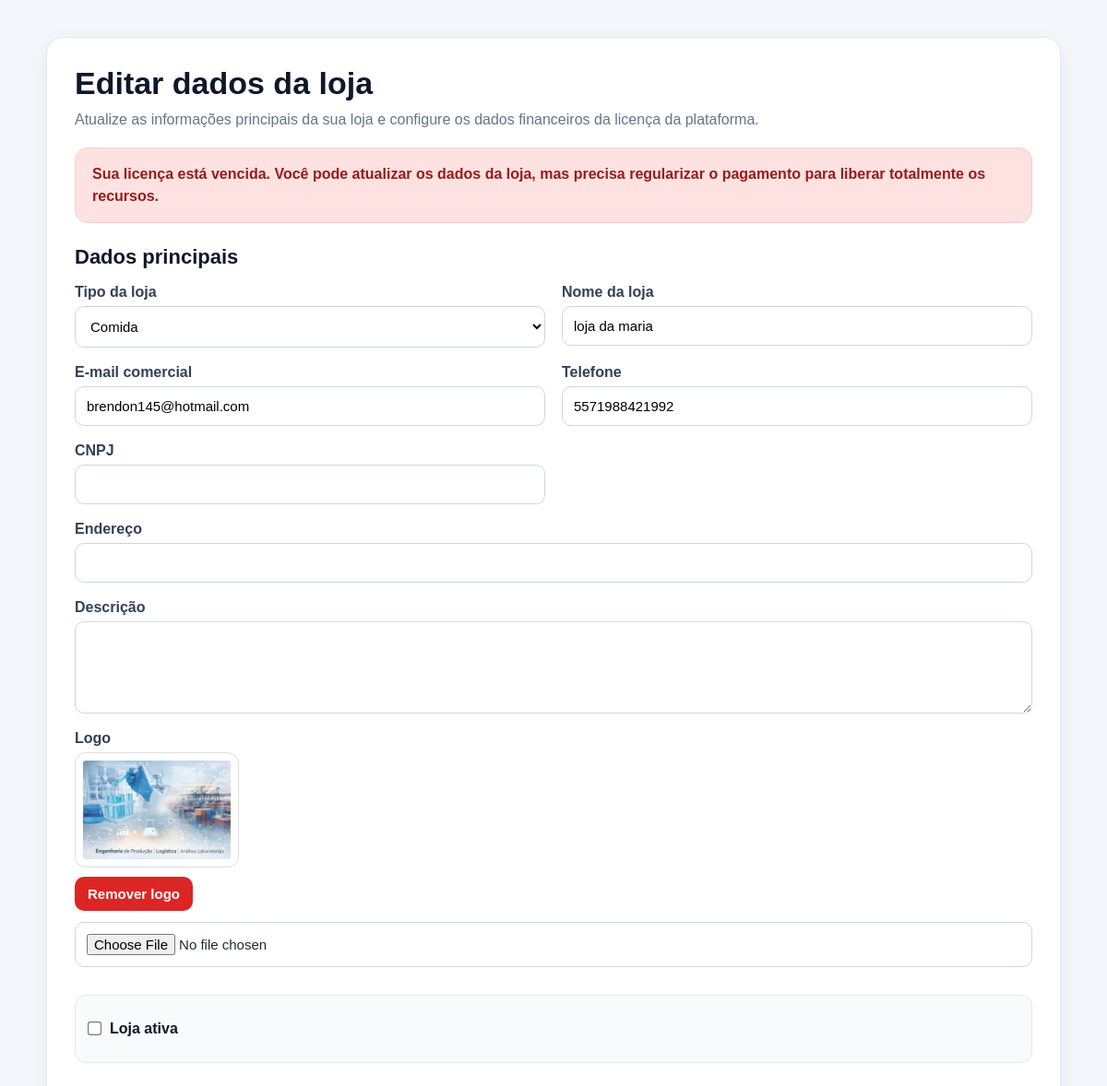
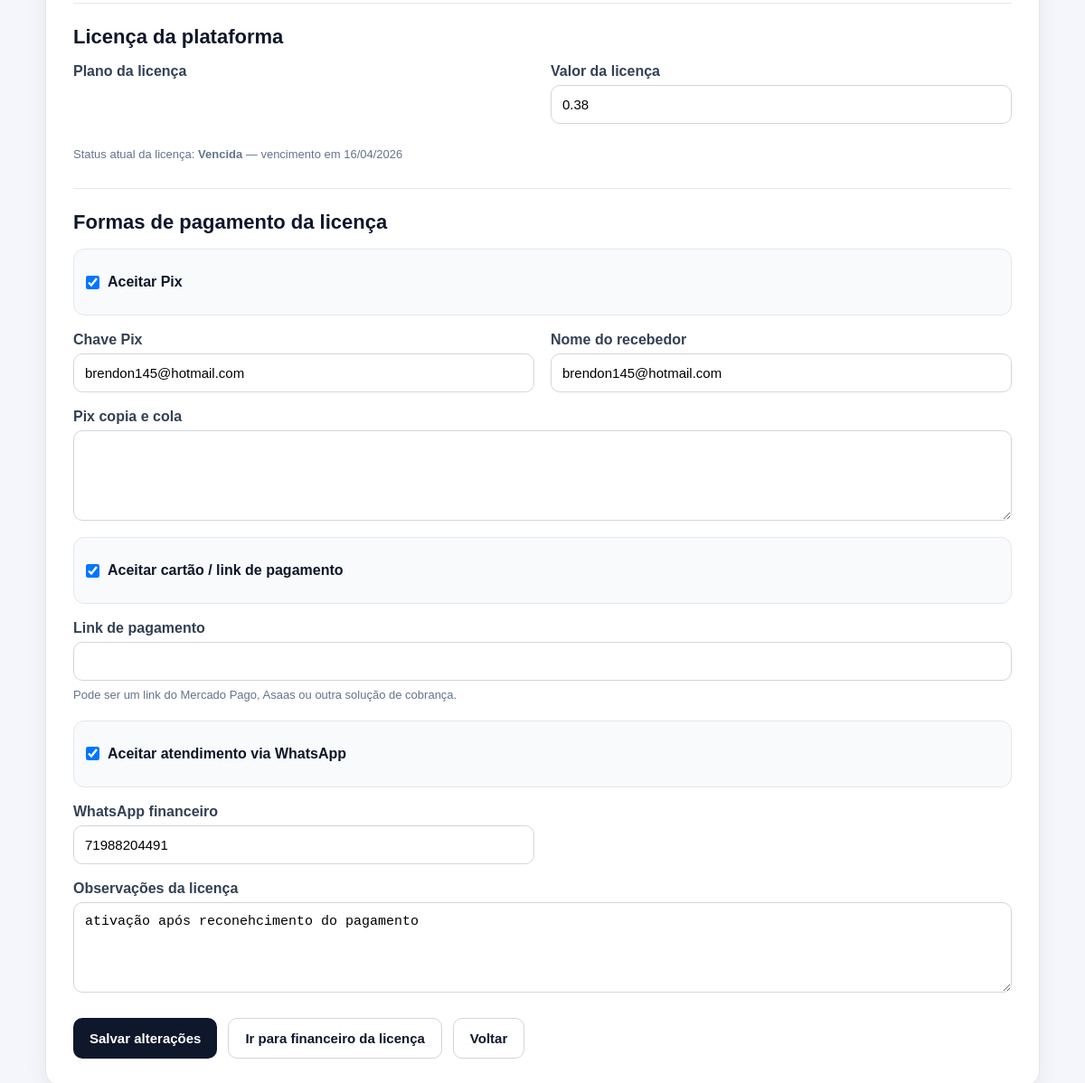
Page /painel/minha-loja/dados/ (signed in) on the committed database (2 pictures, top to bottom).
### lojas/models.py (models this page shows, shortened)
class Loja(models.Model):
    tipo_loja = models.CharField(
        max_length=30,
        choices=TIPOS_LOJA,
        default="outros",
        verbose_name="Tipo da loja"
    )
    dono = models.OneToOneField(
        User,
        on_delete=models.CASCADE,
        related_name="loja"
    )
    nome = models.CharField(max_length=150)
    slug = models.SlugField(max_length=160, unique=True, blank=True)
    descricao = models.TextField(blank=True, null=True)
    logo = models.ImageField(upload_to="lojas/", blank=True, null=True)
    email_comercial = models.EmailField(blank=True, null=True)
    telefone = models.CharField(max_length=30, blank=True, null=True)
    cnpj = models.CharField(max_length=30, blank=True, null=True)
    endereco = models.CharField(max_length=255, blank=True, null=True)
    banner_titulo = models.CharField(max_length=150, blank=True, null=True)
    banner_subtitulo = models.CharField(max_length=255, blank=True, null=True)
    banner_botao_texto = models.CharField(max_length=100, blank=True, null=True)
    banner_botao_link = models.CharField(max_length=255, blank=True, null=True)
    banner_cor_inicio = models.CharField(max_length=20, blank=True, null=True)
    banner_cor_fim = models.CharField(max_length=20, blank=True, null=True)
    banner_imagem = models.ImageField(upload_to="banners/", blank=True, null=True)
    texto_busca = models.CharField(max_length=150, blank=True, null=True)
    ativa = models.BooleanField(default=True)
    valor_licenca = models.DecimalField(max_digits=10, decimal_places=2, default=59.90)
    data_ultimo_pagamento = models.DateField(blank=True, null=True)
    data_vencimento_licenca = models.DateField(blank=True, null=True)
    status_licenca = models.CharField(
        max_length=20,
        choices=STATUS_LICENCA_CHOICES,
        default="pendente"
    )
    dominio = models.CharField(max_length=255, blank=True, null=True)
    link_pagamento = models.URLField(blank=True, null=True)
    chave_pix = models.CharField(max_length=255, blank=True, null=True)
    pix_copia_cola = models.TextField(blank=True, null=True)
    nome_recebedor = models.CharField(max_length=150, blank=True, null=True)
    whatsapp_financeiro = models.CharField(max_length=30, blank=True, null=True)
    aceitar_pix = models.BooleanField(default=True)
    aceitar_cartao = models.BooleanField(default=True)
    aceitar_whatsapp_financeiro = models.BooleanField(default=True)
    observacoes_licenca = models.TextField(blank=True, null=True)
    mp_preapproval_id = models.CharField(max_length=120, blank=True, null=True)
    mp_preapproval_status = models.CharField(max_length=50, blank=True, null=True)
    mp_preapproval_init_point = models.TextField(blank=True, null=True)
    cobranca_automatica_ativa = models.BooleanField(default=False)
    criado_em = models.DateTimeField(auto_now_add=True)
    atualizado_em = models.DateTimeField(auto_now=True)
    class Meta:
        ordering = ["nome"]
    def save(self, *args, **kwargs):
        super().save(*args, **kwargs)
    def verificar_licenca(self):
        hoje = timezone.localdate()
        if not self.data_vencimento_licenca:
            self.status_licenca = "pendente"
            self.ativa = False
            self.save(update_fields=["status_licenca", "ativa", "atualizado_em"])
            return
        if hoje > self.data_vencimento_licenca:
            self.status_licenca = "vencida"
            self.ativa = False
        else:
            self.status_licenca = "ativa"
            self.ativa = True
        self.save(update_fields=["status_licenca", "ativa", "atualizado_em"])

### lojas/views.py (the view)
# urls.py: path("painel/minha-loja/dados/", editar_dados_loja, name="editar_dados_loja"),
@login_required
def editar_dados_loja(request):
    loja = get_loja_do_dono(request)
    if not loja:
        return redirect("login_loja")
    if request.method == "POST":
        form = LojaDadosForm(request.POST, request.FILES, instance=loja)
        if form.is_valid():
            form.save()
            return redirect("minha_loja")
        else:
            print("ERROS FORM LOJA:", form.errors.as_json())
            print("POST:", request.POST)
            print("FILES:", request.FILES)
    else:
        form = LojaDadosForm(instance=loja)
    return render(request, "editar_dados_loja.html", {
        "loja": loja,
        "form": form,
        "licenca_bloqueada": loja_com_licenca_bloqueada(loja),
    })

### lojas/views.py (called while the page is built)
def get_loja_do_dono(request):
    if not request.user.is_authenticated:
        return None
    loja = Loja.objects.filter(dono=request.user).first()
    if loja:
        loja.verificar_licenca()
    return loja

def loja_com_licenca_bloqueada(loja):
    if not loja:
        return True
    loja.verificar_licenca()
    if loja.status_licenca in ["pendente", "vencida"]:
        return True
    if not loja.ativa:
        return True
    return False

### templates/editar_dados_loja.html (shortened to what this page needs)
<!DOCTYPE html>
<html lang="pt-BR">
<head>
</head>
<body>
<div class="wrap">
    <div class="box">
        <div class="topo">
            <h2>Editar dados da loja</h2>
            <div class="subtitulo">
                Atualize as informações principais da sua loja e configure os dados financeiros da licença da plataforma.
            </div>
            {% if loja.status_licenca == "ativa" %}
                <div class="alerta alerta-verde">
                    Sua licença está ativa e a área administrativa está liberada.
                </div>
            {% elif loja.status_licenca == "vencida" %}
                <div class="alerta alerta-vermelho">
                    Sua licença está vencida. Você pode atualizar os dados da loja, mas precisa regularizar o pagamento para liberar totalmente os recursos.
                </div>
            {% else %}
                <div class="alerta alerta-amarelo">
                    Sua licença está pendente. Finalize o pagamento para liberar o acesso completo da plataforma.
                </div>
            {% endif %}
        </div>
        <form method="POST" enctype="multipart/form-data">
            <div class="secao">
                <h3>Dados principais</h3>
                <div class="grid">
                    <div class="campo">
                        <label for="{{ form.tipo_loja.id_for_label }}">Tipo da loja</label>
                        {{ form.tipo_loja }}
                    </div>
                    <div class="campo">
                        <label for="{{ form.nome.id_for_label }}">Nome da loja</label>
                        {{ form.nome }}
                    </div>
                    <div class="campo">
                        <label for="{{ form.email_comercial.id_for_label }}">E-mail comercial</label>
                        {{ form.email_comercial }}
                    </div>
                    <div class="campo">
                        <label for="{{ form.telefone.id_for_label }}">Telefone</label>
                        {{ form.telefone }}
                    </div>
                    <div class="campo">
                        <label for="{{ form.cnpj.id_for_label }}">CNPJ</label>
                        {{ form.cnpj }}
                    </div>
                    <div class="campo campo-full">
                        <label for="{{ form.endereco.id_for_label }}">Endereço</label>
                        {{ form.endereco }}
                    </div>
                    {% if form.descricao %}
                    <div class="campo campo-full">
                        <label for="{{ form.descricao.id_for_label }}">Descrição</label>
                        {{ form.descricao }}
                    </div>
                    {% endif %}
                    {% if form.logo %}
                    <div class="campo campo-full">
                        <label for="id_logo">Logo</label>
                        {% if loja.logo %}
                            <div id="logoContainer" style="margin-bottom:12px;">
                                <img
                                    src="{{ loja.logo.url }}"
                                    alt="Logo da loja"
                                    id="logoAtual"
                                    style="max-width:160px; max-height:160px; border-radius:12px; border:1px solid #ddd; padding:8px; background:#fff; display:block; margin-bottom:10px;"
                                >
                                <button
                                    type="button"
                                    onclick="removerLogo()"
                                    style="background:#dc2626; color:white; border:none; padding:10px 14px; border-radius:10px; cursor:pointer; font-weight:bold;"
                                >
                                    Remover logo
                                </button>
                            </div>
                        {% else %}
                            <div id="logoContainer" style="margin-bottom:12px; display:none;"></div>
                        {% endif %}
                        <input type="file" name="logo" id="id_logo" accept="image/*">
                    </div>
                    {% endif %}
                    {% if form.ativa %}
                    <div class="campo campo-full">
                        <div class="checkbox-linha">
                            {{ form.ativa }}
                            <label for="{{ form.ativa.id_for_label }}">Loja ativa</label>
                        </div>
                    </div>
                    {% endif %}
                </div>
            </div>
            <div class="secao">
                <h3>Licença da plataforma</h3>
                <div class="grid">
                    <div class="campo">
                        <label for="{{ form.plano_licenca.id_for_label }}">Plano da licença</label>
                    </div>
                    <div class="campo">
                        <label for="{{ form.valor_licenca.id_for_label }}">Valor da licença</label>
                        {{ form.valor_licenca }}
                    </div>
                    <div class="campo campo-full">
                        <div class="ajuda">
                            Status atual da licença:
                            <strong>{{ loja.get_status_licenca_display }}</strong>
                            {% if loja.data_vencimento_licenca %}
                                — vencimento em {{ loja.data_vencimento_licenca|date:"d/m/Y" }}
                            {% endif %}
                        </div>
                    </div>
                </div>
            </div>
            <div class="secao">
                <h3>Formas de pagamento da licença</h3>
                <div class="grid">
                    <div class="campo campo-full">
                        <div class="checkbox-linha">
                            {{ form.aceitar_pix }}
                            <label for="{{ form.aceitar_pix.id_for_label }}">Aceitar Pix</label>
                        </div>
                    </div>
                    <div class="campo">
                        <label for="{{ form.chave_pix.id_for_label }}">Chave Pix</label>
                        {{ form.chave_pix }}
                    </div>
                    <div class="campo">
                        <label for="{{ form.nome_recebedor.id_for_label }}">Nome do recebedor</label>
                        {{ form.nome_recebedor }}
                    </div>
                    <div class="campo campo-full">
                        <label for="{{ form.pix_copia_cola.id_for_label }}">Pix copia e cola</label>
                        {{ form.pix_copia_cola }}
                    </div>
                    <div class="campo campo-full">
                        <div class="checkbox-linha">
                            {{ form.aceitar_cartao }}
                            <label for="{{ form.aceitar_cartao.id_for_label }}">Aceitar cartão / link de pagamento</label>
                        </div>
                    </div>
                    <div class="campo campo-full">
                        <label for="{{ form.link_pagamento.id_for_label }}">Link de pagamento</label>
                        {{ form.link_pagamento }}
                        <div class="ajuda">
                            Pode ser um link do Mercado Pago, Asaas ou outra solução de cobrança.
                        </div>
                    </div>
                    <div class="campo campo-full">
                        <div class="checkbox-linha">
                            {{ form.aceitar_whatsapp_financeiro }}
                            <label for="{{ form.aceitar_whatsapp_financeiro.id_for_label }}">Aceitar atendimento via WhatsApp</label>
                        </div>
                    </div>
                    <div class="campo">
                        <label for="{{ form.whatsapp_financeiro.id_for_label }}">WhatsApp financeiro</label>
                        {{ form.whatsapp_financeiro }}
                    </div>
                    <div class="campo campo-full">
                        <label for="{{ form.observacoes_licenca.id_for_label }}">Observações da licença</label>
                        {{ form.observacoes_licenca }}
                    </div>
                </div>
            </div>
            <div class="botoes">
                <button type="submit">Salvar alterações</button>
                <a href="{% url 'financeiro_loja' %}" class="botao-link">Ir para financeiro da licença</a>
                <a href="{% url 'minha_loja' %}" class="botao-link">Voltar</a>
            </div>
        </form>
    </div>
</div>
</body>
</html>

### templates/editar_dados_loja.html (style rules this page uses)
body { font-family:Arial,sans-serif; background:#f4f6fb; margin:0; color:#1f2937; }
.wrap { max-width:1100px; margin:40px auto; padding:0 16px; }
.box { background:white; padding:30px; border-radius:18px; box-shadow:0 8px 24px rgba(0,0,0,0.06); border:1px solid #e5e7eb; }
.topo { margin-bottom:24px; }
h2 { margin:0 0 8px 0; color:#0f172a; font-size:34px; }
.subtitulo { color:#64748b; line-height:1.5; }
.alerta { margin-top:18px; padding:16px 18px; border-radius:14px; font-weight:600; line-height:1.5; border:1px solid transparent; }
.alerta-vermelho { background:#fee2e2; color:#991b1b; border-color:#fecaca; }
.secao { margin-top:28px; padding-top:24px; border-top:1px solid #e5e7eb; }
.secao:first-of-type { margin-top:0; padding-top:0; border-top:none; }
.secao h3 { margin:0 0 16px 0; font-size:22px; color:#0f172a; }
.grid { display:grid; grid-template-columns:1fr 1fr; gap:18px; }
.campo { display:flex; flex-direction:column; }
.campo-full { grid-column:1 / -1; }
label { display:block; font-weight:bold; margin-bottom:6px; color:#334155; }
input, select, textarea { width:100%; padding:12px; border-radius:10px; border:1px solid #d1d5db; box-sizing:border-box; font-size:15px; background:white; }
textarea { min-height:100px; resize:vertical; }
.checkbox-linha { display:flex; align-items:center; gap:10px; padding:12px 14px; border:1px solid #e5e7eb; border-radius:12px; background:#f8fafc; min-height:48px; }
.checkbox-linha input { width:auto; margin:0; transform:scale(1.15); }
.checkbox-linha label { margin:0; font-weight:700; color:#0f172a; cursor:pointer; }
.ajuda { color:#64748b; font-size:13px; margin-top:6px; line-height:1.5; }
.botoes { display:flex; gap:12px; flex-wrap:wrap; margin-top:28px; }
button { background:#0f172a; color:white; padding:13px 18px; border:none; border-radius:10px; cursor:pointer; font-weight:bold; font-size:15px; }
.botao-link { display:inline-block; padding:13px 18px; border-radius:10px; text-decoration:none; font-weight:bold; font-size:15px; background:white; color:#0f172a; border:1px solid #d1d5db; }

### rows in the picture
Loja: tipo_loja "Comida", nome "loja da maria", email_comercial "brendon145@hotmail.com", telefone "5571988421992", logo (picture), valor_licenca "0.38", status_licenca "Vencida", data_vencimento_licenca "16/04/2026", aceitar_pix "☑", chave_pix "brendon145@hotmail.com", nome_recebedor "brendon145@hotmail.com", aceitar_cartao "☑", aceitar_whatsapp_financeiro "☑", whatsapp_financeiro "71988204491", observacoes_licenca "ativação após reconehcimento do pagamento"
